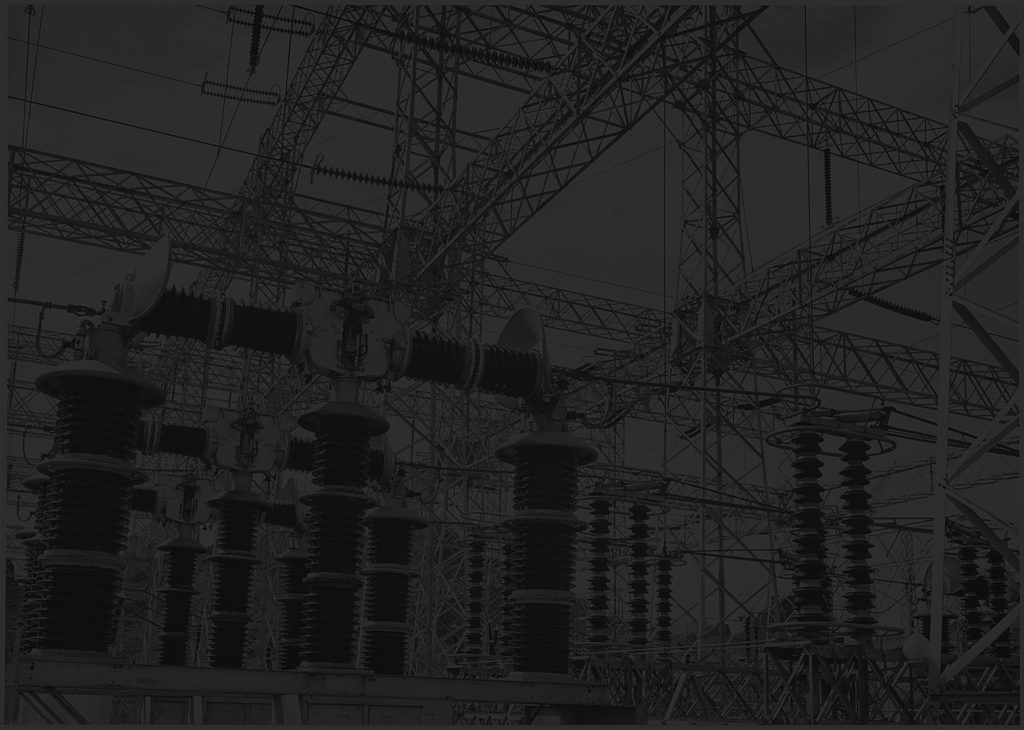
#> input picture imageQ21.jpg, 1024 x 730 px
$ python lab1-Q2.py
#> lines starting #> are read from the running program, lines starting #| are printed output that depends on the picture
# Copyright 2020 Asako Kagurazaka
# importing package
import cv2
import numpy as np
import matplotlib.pyplot as plt

# Question2 Histogram

# Read the image
image1 = cv2.imread("imageQ21.jpg")
#> image1 is the input picture: shape (730, 1024, 3); min 5, max 57, mean 33.2
# Using plt.hist to plot histogram (really don't want to write it myself)
plt.hist(image1.ravel())
plt.show()  # Display the histogram
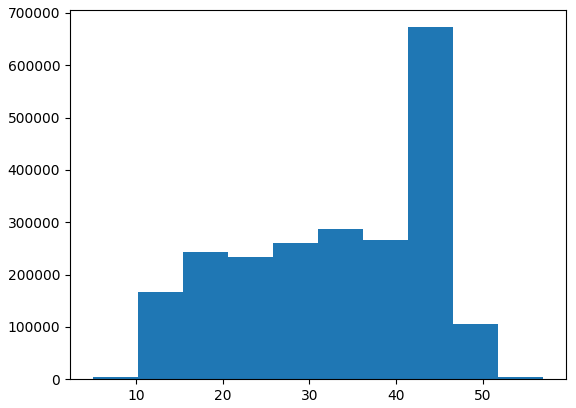
#> figure drawn by matplotlib, 1 panel; tallest bar 672549 high, from x = 41.4 to 46.6

# Read imageQ22
image2 = cv2.imread("imageQ22.tif")
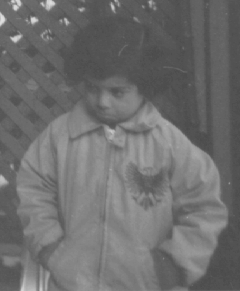
#> input picture imageQ22.tif, 240 x 291 px
#> image2 is the input picture: shape (291, 240, 3); min 74, max 224, mean 110.3

# Split the image into channels
R, G, B = cv2.split(image2)

# Equalize the image by each channel
output1_R = cv2.equalizeHist(R)  # Red Channel
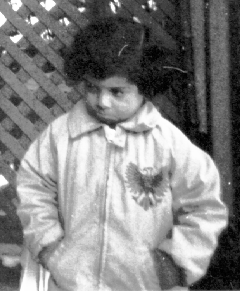
#> output1_R: shape (291, 240); min 0, max 255, mean 130.4
output1_G = cv2.equalizeHist(G)  # Green Channel
output1_B = cv2.equalizeHist(B)  # Blue Channel

# Merge the channels
image2_t = cv2.merge((output1_R, output1_G, output1_B))

# Equalization completed, Show the difference

cv2.imshow("Original", image2)
cv2.imshow("Transformed", image2_t)
cv2.waitKey(0)
cv2.destroyAllWindows()
